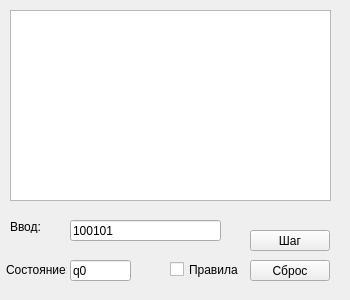
<?xml version="1.0" encoding="UTF-8"?>
<ui version="4.0">
 <class>MainWindow</class>
 <widget class="QMainWindow" name="MainWindow">
  <property name="windowModality">
   <enum>Qt::NonModal</enum>
  </property>
  <property name="enabled">
   <bool>true</bool>
  </property>
  <property name="geometry">
   <rect>
    <x>0</x>
    <y>0</y>
    <width>350</width>
    <height>300</height>
   </rect>
  </property>
  <property name="minimumSize">
   <size>
    <width>350</width>
    <height>300</height>
   </size>
  </property>
  <property name="maximumSize">
   <size>
    <width>350</width>
    <height>300</height>
   </size>
  </property>
  <property name="windowTitle">
   <string>Machine Turing</string>
  </property>
  <widget class="QWidget" name="centralWidget">
   <widget class="QPushButton" name="BtStart">
    <property name="geometry">
     <rect>
      <x>250</x>
      <y>230</y>
      <width>80</width>
      <height>21</height>
     </rect>
    </property>
    <property name="text">
     <string>Шаг</string>
    </property>
   </widget>
   <widget class="QTextBrowser" name="textBrowser">
    <property name="geometry">
     <rect>
      <x>10</x>
      <y>10</y>
      <width>321</width>
      <height>191</height>
     </rect>
    </property>
    <property name="font">
     <font>
      <pointsize>9</pointsize>
     </font>
    </property>
    <property name="frameShape">
     <enum>QFrame::StyledPanel</enum>
    </property>
    <property name="frameShadow">
     <enum>QFrame::Sunken</enum>
    </property>
    <property name="lineWidth">
     <number>1</number>
    </property>
    <property name="midLineWidth">
     <number>1</number>
    </property>
   </widget>
   <widget class="QLineEdit" name="lineEdit_Mem">
    <property name="geometry">
     <rect>
      <x>70</x>
      <y>220</y>
      <width>151</width>
      <height>21</height>
     </rect>
    </property>
    <property name="text">
     <string>100101</string>
    </property>
    <property name="maxLength">
     <number>20</number>
    </property>
   </widget>
   <widget class="QLabel" name="label">
    <property name="geometry">
     <rect>
      <x>10</x>
      <y>220</y>
      <width>47</width>
      <height>13</height>
     </rect>
    </property>
    <property name="text">
     <string>Ввод:</string>
    </property>
   </widget>
   <widget class="QLineEdit" name="lineEdit_State">
    <property name="geometry">
     <rect>
      <x>70</x>
      <y>260</y>
      <width>61</width>
      <height>21</height>
     </rect>
    </property>
    <property name="text">
     <string>q0</string>
    </property>
    <property name="maxLength">
     <number>2</number>
    </property>
   </widget>
   <widget class="QLabel" name="label_2">
    <property name="geometry">
     <rect>
      <x>6</x>
      <y>260</y>
      <width>61</width>
      <height>20</height>
     </rect>
    </property>
    <property name="text">
     <string>Состояние:</string>
    </property>
   </widget>
   <widget class="QPushButton" name="BtReset">
    <property name="geometry">
     <rect>
      <x>250</x>
      <y>260</y>
      <width>80</width>
      <height>21</height>
     </rect>
    </property>
    <property name="text">
     <string>Сброс</string>
    </property>
   </widget>
   <widget class="QCheckBox" name="checkResetRule">
    <property name="enabled">
     <bool>true</bool>
    </property>
    <property name="geometry">
     <rect>
      <x>170</x>
      <y>260</y>
      <width>71</width>
      <height>19</height>
     </rect>
    </property>
    <property name="text">
     <string>Правила</string>
    </property>
   </widget>
  </widget>
 </widget>
 <layoutdefault spacing="6" margin="11"/>
 <resources/>
 <connections/>
</ui>
